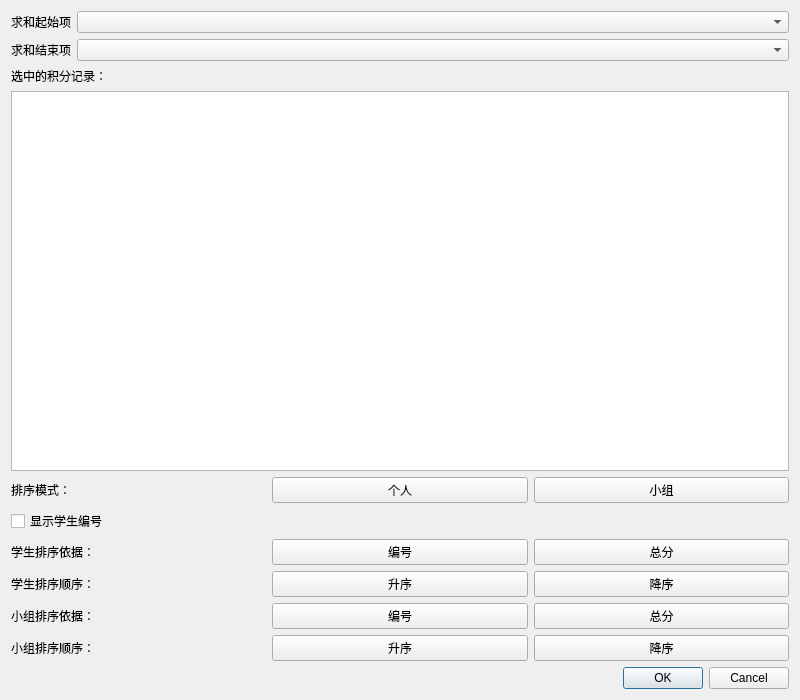
<?xml version="1.0" encoding="UTF-8"?>
<ui version="4.0">
 <class>ExportSumDialog</class>
 <widget class="QDialog" name="ExportSumDialog">
  <property name="geometry">
   <rect>
    <x>0</x>
    <y>0</y>
    <width>800</width>
    <height>700</height>
   </rect>
  </property>
  <property name="windowTitle">
   <string>Dialog</string>
  </property>
  <layout class="QVBoxLayout" name="verticalLayout">
   <item>
    <layout class="QFormLayout" name="formLayout">
     <item row="0" column="1">
      <widget class="QComboBox" name="beginTimeComboBox"/>
     </item>
     <item row="1" column="0">
      <widget class="QLabel" name="lable_EndTime">
       <property name="text">
        <string>求和结束项</string>
       </property>
      </widget>
     </item>
     <item row="1" column="1">
      <widget class="QComboBox" name="endTimeComboBox"/>
     </item>
     <item row="0" column="0">
      <widget class="QLabel" name="lable_BeginTime">
       <property name="text">
        <string>求和起始项</string>
       </property>
      </widget>
     </item>
    </layout>
   </item>
   <item>
    <widget class="QLabel" name="label_RecordList">
     <property name="text">
      <string>选中的积分记录：</string>
     </property>
    </widget>
   </item>
   <item>
    <widget class="QListWidget" name="recordListWidget"/>
   </item>
   <item>
    <layout class="QHBoxLayout" name="horizontalLayout_mode">
     <item>
      <widget class="QLabel" name="label_mode">
       <property name="text">
        <string>排序模式：</string>
       </property>
      </widget>
     </item>
     <item>
      <widget class="QPushButton" name="btn_studentMode">
       <property name="text">
        <string>个人</string>
       </property>
       <property name="checkable">
        <bool>true</bool>
       </property>
      </widget>
     </item>
     <item>
      <widget class="QPushButton" name="btn_groupMode">
       <property name="text">
        <string>小组</string>
       </property>
       <property name="checkable">
        <bool>true</bool>
       </property>
      </widget>
     </item>
    </layout>
   </item>
   <item>
    <widget class="QCheckBox" name="box_showStudentNumber">
     <property name="text">
      <string>显示学生编号</string>
     </property>
    </widget>
   </item>
   <item>
    <layout class="QHBoxLayout" name="horizontalLayout_1">
     <item>
      <widget class="QLabel" name="label_1">
       <property name="text">
        <string>学生排序依据：</string>
       </property>
      </widget>
     </item>
     <item>
      <widget class="QPushButton" name="btn_studentNo">
       <property name="text">
        <string>编号</string>
       </property>
       <property name="checkable">
        <bool>true</bool>
       </property>
      </widget>
     </item>
     <item>
      <widget class="QPushButton" name="btn_studentScore">
       <property name="text">
        <string>总分</string>
       </property>
       <property name="checkable">
        <bool>true</bool>
       </property>
      </widget>
     </item>
    </layout>
   </item>
   <item>
    <layout class="QHBoxLayout" name="horizontalLayout_2">
     <item>
      <widget class="QLabel" name="label_2">
       <property name="text">
        <string>学生排序顺序：</string>
       </property>
      </widget>
     </item>
     <item>
      <widget class="QPushButton" name="btn_studentAsc">
       <property name="text">
        <string>升序</string>
       </property>
       <property name="checkable">
        <bool>true</bool>
       </property>
      </widget>
     </item>
     <item>
      <widget class="QPushButton" name="btn_studentDesc">
       <property name="text">
        <string>降序</string>
       </property>
       <property name="checkable">
        <bool>true</bool>
       </property>
      </widget>
     </item>
    </layout>
   </item>
   <item>
    <layout class="QHBoxLayout" name="horizontalLayout_3">
     <item>
      <widget class="QLabel" name="label_3">
       <property name="text">
        <string>小组排序依据：</string>
       </property>
      </widget>
     </item>
     <item>
      <widget class="QPushButton" name="btn_groupNo">
       <property name="text">
        <string>编号</string>
       </property>
       <property name="checkable">
        <bool>true</bool>
       </property>
      </widget>
     </item>
     <item>
      <widget class="QPushButton" name="btn_groupScore">
       <property name="text">
        <string>总分</string>
       </property>
       <property name="checkable">
        <bool>true</bool>
       </property>
      </widget>
     </item>
    </layout>
   </item>
   <item>
    <layout class="QHBoxLayout" name="horizontalLayout_4">
     <item>
      <widget class="QLabel" name="label_4">
       <property name="text">
        <string>小组排序顺序：</string>
       </property>
      </widget>
     </item>
     <item>
      <widget class="QPushButton" name="btn_groupAsc">
       <property name="text">
        <string>升序</string>
       </property>
       <property name="checkable">
        <bool>true</bool>
       </property>
      </widget>
     </item>
     <item>
      <widget class="QPushButton" name="btn_groupDesc">
       <property name="text">
        <string>降序</string>
       </property>
       <property name="checkable">
        <bool>true</bool>
       </property>
      </widget>
     </item>
    </layout>
   </item>
   <item>
    <widget class="QDialogButtonBox" name="buttonBox">
     <property name="orientation">
      <enum>Qt::Orientation::Horizontal</enum>
     </property>
     <property name="standardButtons">
      <set>QDialogButtonBox::StandardButton::Cancel|QDialogButtonBox::StandardButton::Ok</set>
     </property>
    </widget>
   </item>
  </layout>
 </widget>
 <resources/>
 <connections>
  <connection>
   <sender>buttonBox</sender>
   <signal>accepted()</signal>
   <receiver>ExportSumDialog</receiver>
   <slot>accept()</slot>
   <hints>
    <hint type="sourcelabel">
     <x>248</x>
     <y>254</y>
    </hint>
    <hint type="destinationlabel">
     <x>157</x>
     <y>274</y>
    </hint>
   </hints>
  </connection>
  <connection>
   <sender>buttonBox</sender>
   <signal>rejected()</signal>
   <receiver>ExportSumDialog</receiver>
   <slot>reject()</slot>
   <hints>
    <hint type="sourcelabel">
     <x>316</x>
     <y>260</y>
    </hint>
    <hint type="destinationlabel">
     <x>286</x>
     <y>274</y>
    </hint>
   </hints>
  </connection>
 </connections>
</ui>
